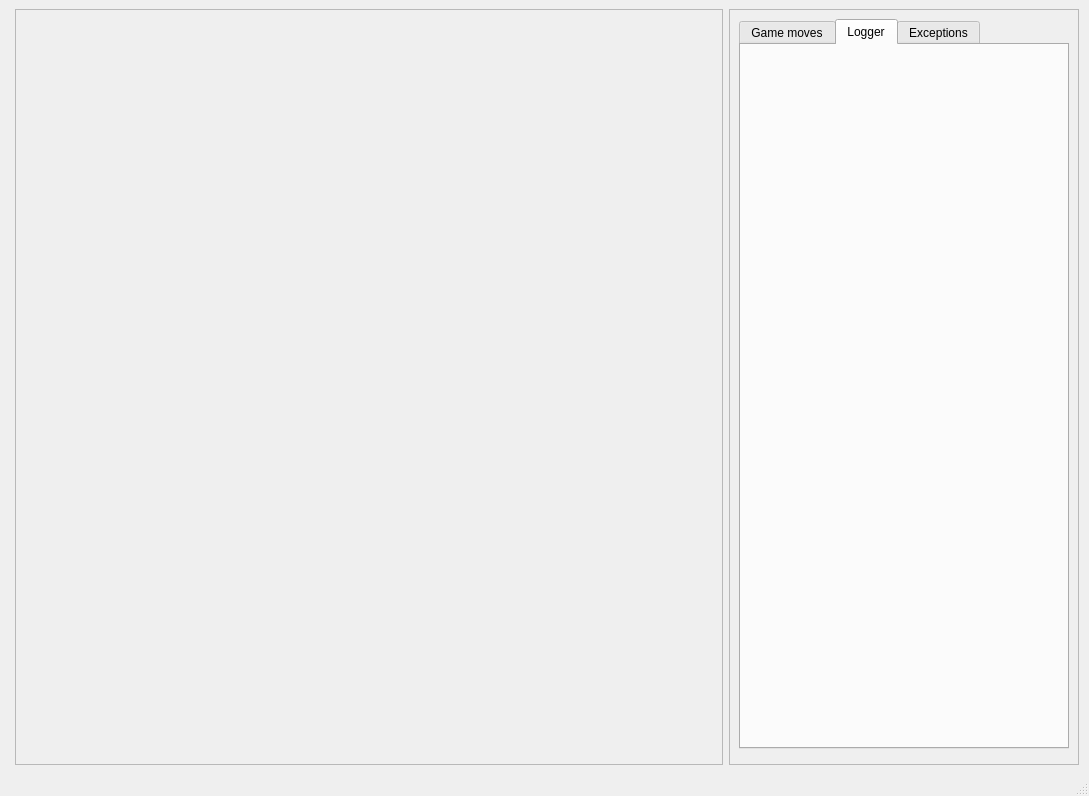
<?xml version="1.0" encoding="UTF-8"?>
<ui version="4.0">
 <class>MainWindow</class>
 <widget class="QMainWindow" name="MainWindow">
  <property name="geometry">
   <rect>
    <x>0</x>
    <y>0</y>
    <width>1089</width>
    <height>796</height>
   </rect>
  </property>
  <property name="sizePolicy">
   <sizepolicy hsizetype="Expanding" vsizetype="Expanding">
    <horstretch>1</horstretch>
    <verstretch>1</verstretch>
   </sizepolicy>
  </property>
  <property name="minimumSize">
   <size>
    <width>900</width>
    <height>600</height>
   </size>
  </property>
  <property name="sizeIncrement">
   <size>
    <width>1</width>
    <height>1</height>
   </size>
  </property>
  <property name="windowTitle">
   <string>MainWindow</string>
  </property>
  <widget class="QWidget" name="centralwidget">
   <property name="sizePolicy">
    <sizepolicy hsizetype="Expanding" vsizetype="Expanding">
     <horstretch>1</horstretch>
     <verstretch>1</verstretch>
    </sizepolicy>
   </property>
   <layout class="QFormLayout" name="formLayout">
    <item row="0" column="1">
     <layout class="QGridLayout" name="gridLayout">
      <property name="sizeConstraint">
       <enum>QLayout::SetDefaultConstraint</enum>
      </property>
      <item row="0" column="3">
       <layout class="QVBoxLayout" name="verticalLayout_5">
        <item>
         <widget class="QFrame" name="frame_2">
          <property name="sizePolicy">
           <sizepolicy hsizetype="Fixed" vsizetype="MinimumExpanding">
            <horstretch>1</horstretch>
            <verstretch>0</verstretch>
           </sizepolicy>
          </property>
          <property name="minimumSize">
           <size>
            <width>350</width>
            <height>0</height>
           </size>
          </property>
          <property name="frameShape">
           <enum>QFrame::StyledPanel</enum>
          </property>
          <property name="frameShadow">
           <enum>QFrame::Raised</enum>
          </property>
          <layout class="QGridLayout" name="gridLayout_4">
           <item row="1" column="0">
            <widget class="QFrame" name="frame_5">
             <property name="frameShape">
              <enum>QFrame::StyledPanel</enum>
             </property>
             <property name="frameShadow">
              <enum>QFrame::Raised</enum>
             </property>
            </widget>
           </item>
           <item row="0" column="0">
            <widget class="QTabWidget" name="tabWidget">
             <property name="enabled">
              <bool>true</bool>
             </property>
             <property name="sizePolicy">
              <sizepolicy hsizetype="MinimumExpanding" vsizetype="MinimumExpanding">
               <horstretch>0</horstretch>
               <verstretch>0</verstretch>
              </sizepolicy>
             </property>
             <property name="minimumSize">
              <size>
               <width>0</width>
               <height>300</height>
              </size>
             </property>
             <property name="currentIndex">
              <number>1</number>
             </property>
             <widget class="QWidget" name="tab_3">
              <attribute name="title">
               <string>Game moves</string>
              </attribute>
             </widget>
             <widget class="QWidget" name="tab_4">
              <attribute name="title">
               <string>Logger</string>
              </attribute>
             </widget>
             <widget class="QWidget" name="tab_5">
              <attribute name="title">
               <string>Exceptions</string>
              </attribute>
             </widget>
            </widget>
           </item>
          </layout>
         </widget>
        </item>
       </layout>
      </item>
      <item row="0" column="4">
       <spacer name="verticalSpacer">
        <property name="orientation">
         <enum>Qt::Vertical</enum>
        </property>
        <property name="sizeHint" stdset="0">
         <size>
          <width>1</width>
          <height>40</height>
         </size>
        </property>
       </spacer>
      </item>
      <item row="0" column="0">
       <layout class="QGridLayout" name="gridLayout_3">
        <item row="0" column="0">
         <widget class="QFrame" name="frame">
          <property name="enabled">
           <bool>true</bool>
          </property>
          <property name="sizePolicy">
           <sizepolicy hsizetype="Expanding" vsizetype="Expanding">
            <horstretch>1</horstretch>
            <verstretch>1</verstretch>
           </sizepolicy>
          </property>
          <property name="minimumSize">
           <size>
            <width>500</width>
            <height>500</height>
           </size>
          </property>
          <property name="frameShape">
           <enum>QFrame::StyledPanel</enum>
          </property>
          <property name="frameShadow">
           <enum>QFrame::Raised</enum>
          </property>
          <layout class="QGridLayout" name="gridLayout_2">
           <item row="0" column="1">
            <widget class="BoardWidget" name="widget" native="true">
             <property name="sizePolicy">
              <sizepolicy hsizetype="MinimumExpanding" vsizetype="MinimumExpanding">
               <horstretch>0</horstretch>
               <verstretch>0</verstretch>
              </sizepolicy>
             </property>
             <property name="minimumSize">
              <size>
               <width>500</width>
               <height>500</height>
              </size>
             </property>
            </widget>
           </item>
           <item row="0" column="0">
            <spacer name="verticalSpacer_2">
             <property name="orientation">
              <enum>Qt::Vertical</enum>
             </property>
             <property name="sizeHint" stdset="0">
              <size>
               <width>0</width>
               <height>2000</height>
              </size>
             </property>
            </spacer>
           </item>
          </layout>
         </widget>
        </item>
       </layout>
      </item>
     </layout>
    </item>
   </layout>
  </widget>
  <widget class="QMenuBar" name="menubar">
   <property name="geometry">
    <rect>
     <x>0</x>
     <y>0</y>
     <width>1089</width>
     <height>22</height>
    </rect>
   </property>
  </widget>
  <widget class="QStatusBar" name="statusbar"/>
 </widget>
 <customwidgets>
  <customwidget>
   <class>BoardWidget</class>
   <extends>QWidget</extends>
   <header location="global">board_widget.hh</header>
   <container>1</container>
  </customwidget>
 </customwidgets>
 <resources/>
 <connections/>
</ui>
